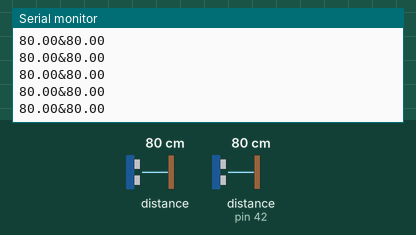
Bench run of a sketch on a simulated Arduino Uno, built with avr-gcc and run on an emulated ATmega328P. Parts: the last lines printed to the serial monitor. Inputs (shaded band) come from the test bench; at power-on: distance to the obstacle 80 cm, distance to the obstacle (sensor on pin 42) 80 cm.

Above: at 1.2 s.
1.3 s: distance to the obstacle (sensor 0) set to 2 cm
At 1.37 s:
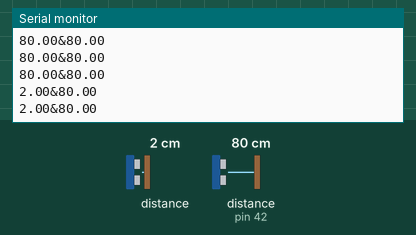
2.8 s: distance to the obstacle (sensor on pin 42) set to 2 cm
At 2.83 s:
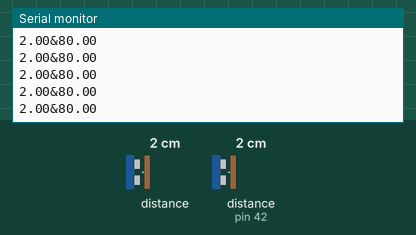
4.3 s: distance to the obstacle (sensor 0) set to 4 cm
At 4.3 s:
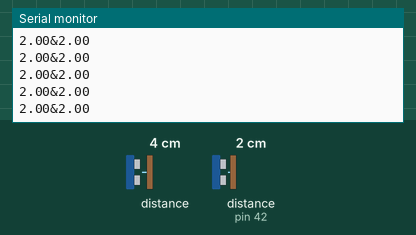
5.8 s: distance to the obstacle (sensor on pin 42) set to 4 cm
At 5.83 s:
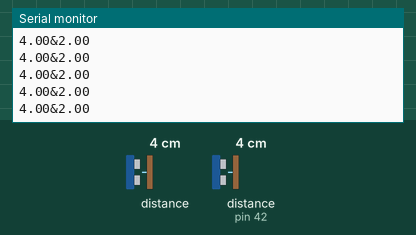
Timing chart, 0 to 8.3 s (numbered marks = the images above; inputs shaded):
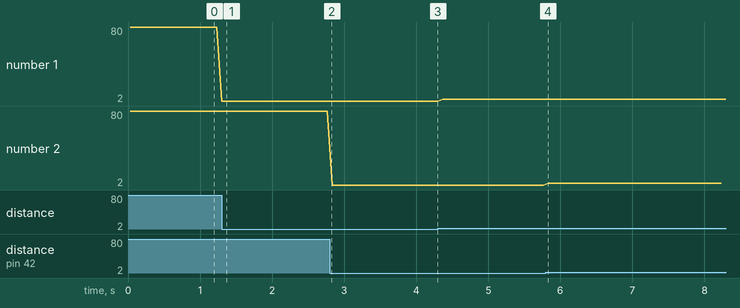

The sketch:

laser-tof-VL53L1X-reading-multiple.ino
```cpp
#include <Wire.h>
#include <VL53L1X.h>

#define TIMING_BUDGET 33000
#define DISTANCE_MODE VL53L1X::Long
#define SENSOR_TIMEOUT 500
#define ADDRESS_SENSOR2 0b0101010

VL53L1X sensor1;
VL53L1X sensor2;

void setup()
{
  Serial.begin(115200);
  Wire.begin();
  Wire.setClock(400000); // use 400 kHz I2C

  sensor2.setAddress(0b0101010); // sensor1 uses default 0b0101001 (or 0x29 with rw bit)

  sensor1.setTimeout(SENSOR_TIMEOUT);
  sensor2.setTimeout(SENSOR_TIMEOUT);
  if (!sensor1.init() || !sensor2.init())
  {
    Serial.println("Failed to detect and initialize sensor!");
    while (1);
  }
  sensor1.setDistanceMode(DISTANCE_MODE);
  sensor2.setDistanceMode(DISTANCE_MODE);

  sensor1.setMeasurementTimingBudget(33000);
  sensor2.setMeasurementTimingBudget(33000);

  sensor1.startContinuous(1);
  sensor2.startContinuous(1);
  Serial.println("New program");
}

void loop()
{
  Serial.print(String(sensor1.read() / 10.0));
  Serial.print("&");
  Serial.println(String(sensor2.read() / 10.0));
}
```

Measured:
- after the input at 1.3 s, the serial monitor: prints a new line at once (image 1)
- plotted number 1: 80 → 2 after the input at 1.3 s, 2 → 4 after the input at 4.3 s
